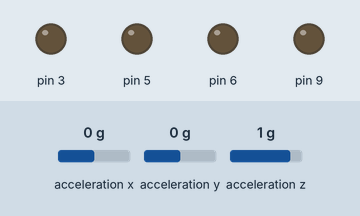
Simulated run of this sketch. Board: Arduino Uno, built with avr-gcc and run on an emulated ATmega328P. On the bench: output pins drawn as LEDs (lit = HIGH). Wiring (inferred from the names in the program): ADXL345 accelerometer at I2C address 0x53. The test bench sets the inputs (shaded band); at power-on: acceleration x 0 g, acceleration y 0 g, acceleration z 1 g.

Above: at 1.2 s.
1.3 s: acceleration x set to -1.4 g
At 2.5 s:
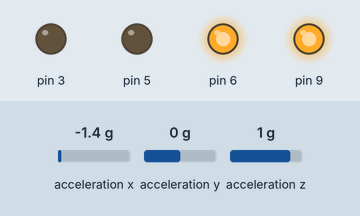
2.8 s: acceleration y set to -1.4 g
At 3.8 s:
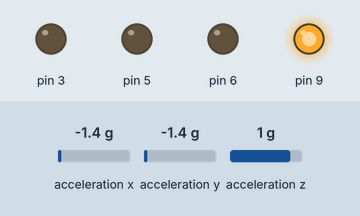
4.3 s: acceleration x set to 0 g
At 5.0 s:
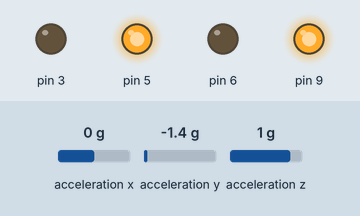
5.8 s: acceleration y set to -0.1 g
7.3 s: acceleration y set to 0.2 g
At 7.7 s:
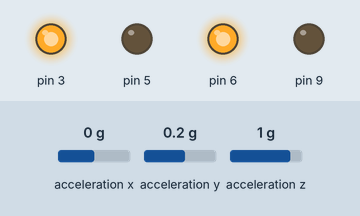
8.8 s: acceleration x set to -0.8 g
At 9.5 s:
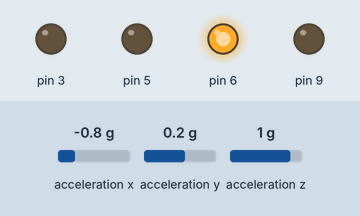
Timing chart, 0 to 11.3 s (numbered marks = the images above; inputs shaded):
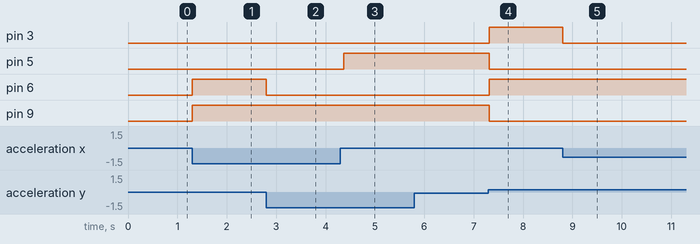

Measured:
- the behaviour switches between 0 and 0.1 g on acceleration y (found by bisection; images 3 and 4)
- after the input at 1.3 s, pin 6, pin 9: LOW → HIGH at once
- after the input at 2.8 s, pin 6: HIGH → LOW at once
- after the input at 4.3 s, pin 5: LOW → HIGH after 0.07 s
- after the input at 5.8 s, every drawn part: stays the same
- after the input at 7.3 s, pin 3, pin 6: LOW → HIGH at once; pin 5, pin 9: HIGH → LOW at once
- after the input at 8.8 s, pin 3: HIGH → LOW at once

The sketch:

zyroskop.ino
```cpp
/*
    Arduino and ADXL345 Accelerometer - 3D Visualization Example
     by Dejan, https://howtomechatronics.com
*/
#include <Wire.h>  // Wire library - used for I2C communication

int ADXL345 = 0x53; // The ADXL345 sensor I2C address

float X_out, Y_out, Z_out;  // Outputs
float roll,pitch,rollF,pitchF=0;
float x,y;
void setup() {
  Serial.begin(9600); // Initiate serial communication for printing the results on the Serial monitor

  Wire.begin(); // Initiate the Wire library
  // Set ADXL345 in measuring mode
  Wire.beginTransmission(ADXL345); // Start communicating with the device
  Wire.write(0x2D); // Access/ talk to POWER_CTL Register - 0x2D
  // Enable measurement
  Wire.write(8); // Bit D3 High for measuring enable (8dec -> 0000 1000 binary)
  Wire.endTransmission();
  delay(10);

  //Off-set Calibration
  //X-axis
  Wire.beginTransmission(ADXL345);
  Wire.write(0x1E);
  Wire.write(1);
  Wire.endTransmission();
  delay(10);
  //Y-axis
  Wire.beginTransmission(ADXL345);
  Wire.write(0x1F);
  Wire.write(-2);
  Wire.endTransmission();
  delay(10);

  //Z-axis
  Wire.beginTransmission(ADXL345);
  Wire.write(0x20);
  Wire.write(-9);
  Wire.endTransmission();
  delay(10);
   pinMode(3, OUTPUT);
   pinMode(5, OUTPUT);
    pinMode(6, OUTPUT);
     pinMode(9, OUTPUT);
}

void loop() {
  // === Read acceleromter data === //
  Wire.beginTransmission(ADXL345);
  Wire.write(0x32); // Start with register 0x32 (ACCEL_XOUT_H)
  Wire.endTransmission(false);
  Wire.requestFrom(ADXL345, 6, true); // Read 6 registers total, each axis value is stored in 2 registers
  X_out = ( Wire.read() | Wire.read() << 8); // X-axis value
  X_out = X_out / 256; //For a range of +-2g, we need to divide the raw values by 256, according to the datasheet
  Y_out = ( Wire.read() | Wire.read() << 8); // Y-axis value
  Y_out = Y_out / 256;
  Z_out = ( Wire.read() | Wire.read() << 8); // Z-axis value
  Z_out = Z_out / 256;

  // Calculate Roll and Pitch (rotation around X-axis, rotation around Y-axis)
  roll = atan(Y_out / sqrt(pow(X_out, 2) + pow(Z_out, 2))) * 180 / PI;
  pitch = atan(-1 * X_out / sqrt(pow(Y_out, 2) + pow(Z_out, 2))) * 180 / PI;

  // Low-pass filter
  x = 0.94 * x + 0.06 * roll;
  y = 0.94 * y + 0.06 * pitch;

if (x>2 && y>2) {
    digitalWrite(6,HIGH);
    digitalWrite(3,LOW);
    digitalWrite(5,LOW);
    digitalWrite(9,LOW);
  }
   else if (x>2 && y<-2) {
    digitalWrite(3,HIGH);
    digitalWrite(6,LOW);
    digitalWrite(5,LOW);
    digitalWrite(9,LOW);

  } else if (x<-2 && y<-2) {
    digitalWrite(5,HIGH);
    digitalWrite(3,LOW);
    digitalWrite(6,LOW);
    digitalWrite(9,LOW);
  }
   else if (x<-2 && y>2) {
    digitalWrite(9,HIGH);
    digitalWrite(3,LOW);
    digitalWrite(5,LOW);
    digitalWrite(6,LOW);
  }
  // przechył x+
    else if (x > 2)
  {

    digitalWrite(3,HIGH);
    digitalWrite(6,HIGH);
    digitalWrite(9,LOW);
    digitalWrite(5,LOW);

  }
  // przechyłł x-
   else if (x < -2)
  {
  digitalWrite(5,HIGH);
  digitalWrite(9,HIGH);
  digitalWrite(3,LOW);
    digitalWrite(6,LOW);


  }
  // przechył y+
   else if (y > 2)
  {
  digitalWrite(9,HIGH);
  digitalWrite(6,HIGH);
  digitalWrite(3,LOW);
    digitalWrite(5,LOW);


  }
  // przechył y-
   else if (y < -2)
  {

   digitalWrite(3,HIGH);
  digitalWrite(5,HIGH);
  digitalWrite(9,LOW);
    digitalWrite(6,LOW);

  }


  // Serial.print(x);
  // Serial.print("/");
  // Serial.println(y);
}
```
